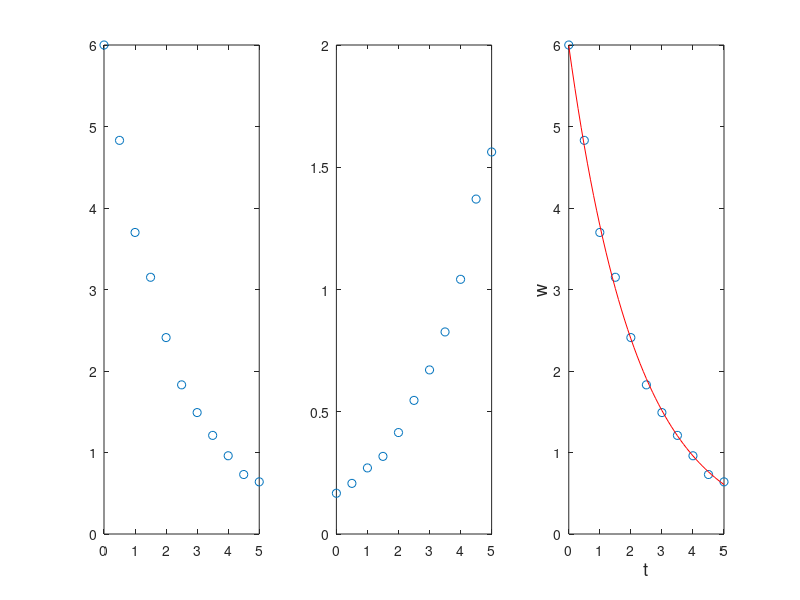

Here is the MATLAB script that generated this plot:
%%

p = [ 1 -12.1 40.59 -17.015 -71.59 35.88];
polyval(p, 9)

%% plotting graph using polyval
x = -1.5:0.1:6.7;
y = polyval(p, x); %x에서의 p(다항식)의 값을 y에 저장.
plot(x, y);
grid on

%% find roots about p
r = roots(p)

%% find polynomial from roots
p2 = poly(r)

%% multi, divi, deriv of polynomials
p1 = [3 15 0 -10 -3 15 -40];
p2 = [3 0 -2 -6];
pm = conv(p1, p2)

[q, r] = deconv(p1, p2) % 몫과 나머지 
%%
k = polyder(p)

%% curve fitting with polynomials

clear; clc;
x = [0.9 1.5 3 4 6 8 9.5];
y = [0.9 1.5 2.5 5.1 4.5 4.9 6.3];
p = polyfit(x, y, 3)

xp = 0.9:0.1:9.5;
yp = polyval(p, xp);
plot(x, y, 'o', xp, yp)
xlabel('x'); ylabel('y');

%% curve fitting with functions other than polynomials

clear; clc;
t = 0:0.5:5;
w = [6 4.83 3.7 3.15 2.41 1.83 1.49 1.21 0.96 0.73 0.64];
figure(1) % Check which functions fits best
subplot(1,3,1); plot(t,w,'o')
subplot(1,3,2); plot(t,1./w,'o')
subplot(1,3,3); plot(t,log(w),'o'); pause;

%%
close all
p = polyfit(t,log(w),1);
m = p(1);
b = exp(p(2));
tm = 0:0.1:5;
wm = b*exp(m*tm);
plot(t,w,'o',tm,wm,'r','markerFaceColor','y')
xlabel('t','FontSize',13);
ylabel('w','FontSize',13); 
